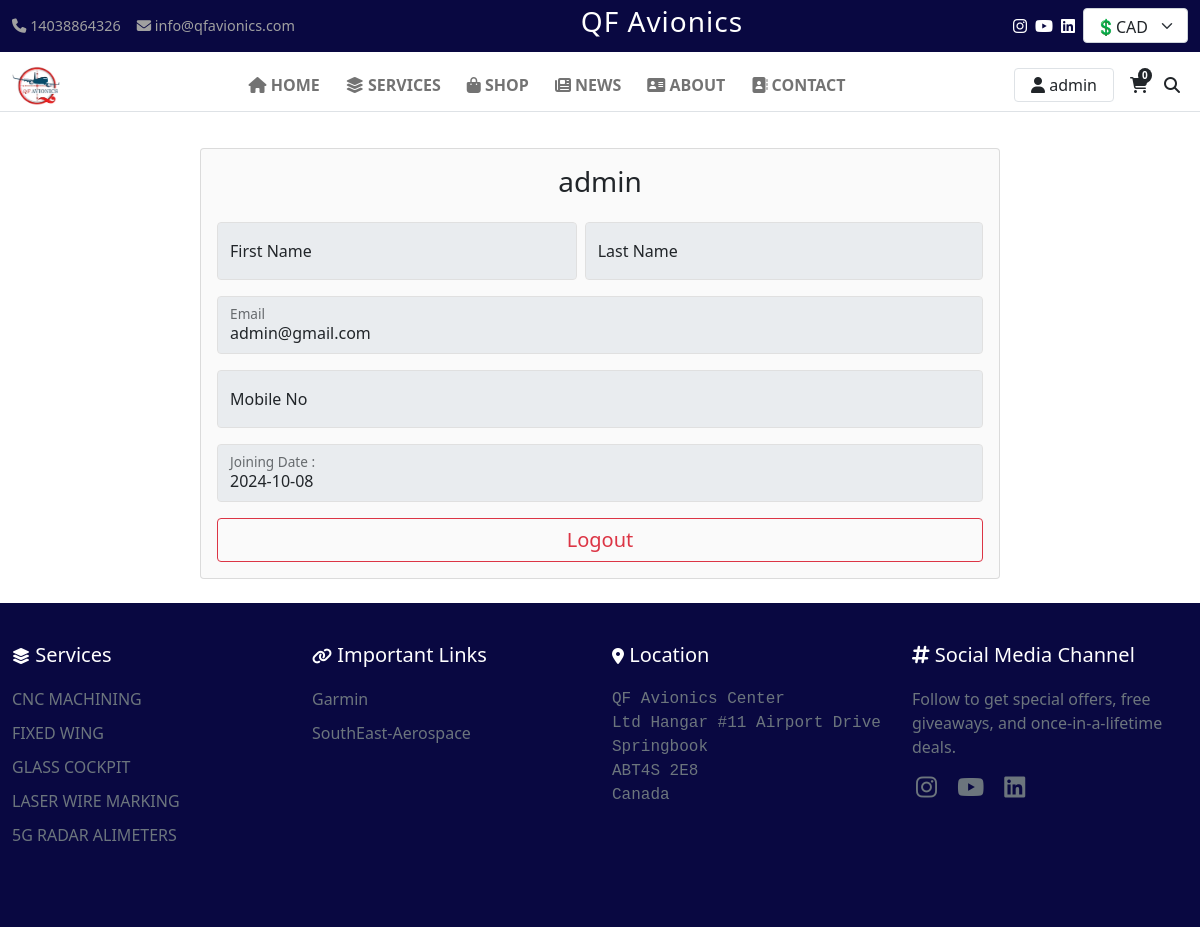
Page /user/profile/ (signed in) on the committed database.
### additional_option/models.py (models this page shows, shortened)
class SiteSettings(models.Model):
    site_name = models.CharField(max_length=100, default="QFAvionics")
    email = models.EmailField(max_length=70, blank=False, null=False,  default='info@qfavionics.com')
    phone_number_1 = models.IntegerField(blank=True, null=True, default='14038864326')
    phone_number_2 = models.IntegerField(blank=True, null=True)
    bussiness_email = models.EmailField(max_length=70, blank=False, default='info@qfavionics.com', null=False, help_text="Email on which receive the email")
    currency_rate = models.DecimalField(null=False, blank=False, default=0.72, decimal_places=2, max_digits=3)
    address = models.TextField(default="QF Avionics Center LtdHangar #11 Airport Drive, Springbook,ABT4S 2E8Canada", blank=True, null=True)
    airport = models.TextField(default="Red Deer Regional Airport, CYQF, YQF", blank=True, null=True)
    email_app_password = models.TextField(max_length=30,  default="zochakahgfehnxdq", blank=True, null=True)
    tax = models.DecimalField(decimal_places=2,  max_digits=5, default=0.15, null=False, blank=False)
    instagram = models.URLField(blank=True, null=True)
    youtube = models.URLField(blank=True, null=True)
    linkedin = models.URLField(blank=True, null=True)
    def get_footer_data(self):
        return {
            "location": self.address,
            "airport": self.airport,
            "instagram": self.instagram,
            "youtube": self.youtube,
            "linkedin": self.linkedin
        }
    def get_header_data(self):
        return {
            "site_name": self.site_name,
            "email": self.email,
            "phone_number": self.phone_number_1,
        }
    class Meta:
        verbose_name = "Site Setting"
        verbose_name_plural = "Site Settings"
    @classmethod
    def load(cls):
        obj, created = cls.objects.get_or_create(pk=1)
        return obj

class Service(models.Model):
    name = models.CharField(max_length=40, default='', blank=False, null=False)
    image = models.ImageField(upload_to='static/service/images/')
    status = models.BooleanField(default=True)
    description = models.TextField(default='')
    service_type = models.CharField(default='', max_length=40, blank=False, null=False)
    specifications = models.JSONField(default=dict)
    technical_information = models.JSONField(default=dict)

class Link(models.Model):
    name = models.CharField(max_length=40, default='', blank=False, null=False)
    url = models.CharField(max_length=100, default='', blank=False, null=False)
    class Meta:
        verbose_name = 'Important Link'
        verbose_name_plural = 'Important Links'

### user/models.py (models this page shows, shortened)
class CustomUser(AbstractUser):
    email = models.EmailField(max_length=100, unique=True, blank=False)
    phone_number = models.CharField(max_length=15, blank=True, null=True)
    address = models.TextField(blank=True, null=True, default='')
    first_name = models.CharField(max_length=50, blank=False)
    last_name = models.CharField(max_length=50, blank=False)

### user/views.py (the view)
# urls.py: path("user/profile/", userprofile, name="profile"),
@login_required(login_url='/login')
def userprofile(request):
    return render(request, "profile.html")

### QFAvionics/header_context.py (called while the page is built)
def header_options(request):
    location = SiteSettings.objects.filter(pk=1)
    if location is not None:
        location = location.first()
    options = {
        "categories": [category.name for category in Category.objects.all()],
        "services" : [service for service in Service.objects.all()],
        "links": Link.objects.all(),
        "no_of_items":  get_total_items(request),
        "footer": location.get_footer_data(),
        "header": location.get_header_data,
    }
    return options

### additional_option/utils.py (called while the page is built)
def get_setting():
    settings = cache.get('site_settings', False)
    if not settings:
        settings = SiteSettings.load()
        cache.set('site_settings', settings, timeout=600)
    return settings

### shopcart/views.py (called while the page is built)
def get_total_items(request):
    cart = Cart(request)
    cartitems = cart.cart
    total = 0
    for key, value in cartitems.items():
        total += value["quantity"]
    return total

### user/templates/profile.html (shortened to what this page needs)
{% extends "master.html" %}
{% block content %}
<main class="form-signin d-flex w-100 mb-4 text-center justify-content-center container">
    <div class="card mx-1 overflow-hidden" style="width: 50rem; background-color: rgb(250, 250, 250);">
            <form id="personalform" onsubmit="showLoading()" enctype="multipart/form-data" class="px-3">
                <div class="rounded-2 pt-3 justify-content-center">
                    <h3>{{user.username}}</h3>
                </div>
                <div class="d-flex">
                    <div class="form-floating mt-3" style="width: 47%; margin-right: 1%;">
                        <input disabled type="text" class="form-control rounded" id="floatingfirstname" placeholder="adam_123" name="birthdate" value="{{user.first_name}}" required>
                        <label for="floatingstuusername">First Name</label>
                    </div>
                    <div class="form-floating mt-3" style="width: 52%;">
                        <input disabled type="text" class="form-control rounded" id="floatinglastname" placeholder="adam_123" name="joiningdate" value="{{user.last_name}}" required>
                        <label for="floatingstuusername">Last Name</label>
                    </div>
                    </div>
                <div class="form-floating">
                    <input disabled type="email" class="form-control rounded mt-3" id="floatingemail" placeholder="adam_123" name="email" value="{{user.email}}" required>
                    <label for="floatingstuusername">Email</label>
                </div>
                <div class="form-floating">
                    <input disabled type="number" class="form-control rounded mt-3" id="floatingmobile" placeholder="adam_123" name="mobile" value="{{user.phone_number}}" required>
                    <label for="floatingstuusername">Mobile No</label>
                </div>
                <div class="form-floating">
                    <input disabled type="text" class="form-control rounded mt-3" id="floatingmobile" placeholder="adam_123" name="mobile" value="{{user.date_joined|date:"Y-m-d"}}"  required>
                    <label for="floatingstuusername">Joining Date : </label>
                </div>
                <a href="{% url 'logout' %}" class="btn btn-outline-danger text-decoration-none fs-5 w-100 my-3">Logout</a>
            </form>
    </div>
    </main>
{% endblock %}

### templates/master.html (shortened to what this page needs)
<!DOCTYPE html>
<html lang="en">
<head>
    {% load static %}
    <link href="https://cdn.jsdelivr.net/npm/bootstrap@5.0.2/dist/css/bootstrap.min.css" rel="stylesheet"
>
    <link rel="stylesheet" href="https://cdnjs.cloudflare.com/ajax/libs/font-awesome/6.4.0/css/all.min.css">
    <link rel="stylesheet" href="{% static 'css/index.css' %}">
</head>
<body>
    <main id="mainbox" class="">
        <div class="top-bar">
            <div class="container-fluid d-flex justify-content-between align-items-center">
                <div class="d-sm-flex" style="cursor: pointer; color: rgb(160, 160, 160);">
                    <div class="me-3 "><i class="fas fa-phone"></i> {{header.phone_number|default:"+1 (403) 886-4306"}}
                    </div>
                    <div class="me-3" id="emailButton"><i class="fas fa-envelope"></i>
                        {{header.email|default:"info@qfavionics.com"}}</div>
                </div>
                <h3 id="companyname" style="letter-spacing: 1px;">QF Avionics</h3>
                <div class="d-sm-flex">
                    <div class="d-flex justify-content-center align-items-center" style="margin-top: -6px;">
                        <a href="{{footer.instagram|default_if_none:" #" }}" class="text-white mt-2 me-2"><i
                                class="fa-brands fa-instagram fs-6"></i></a>
                        <a href="{{footer.youtube|default_if_none:" #" }}" class="text-white mt-2 me-2"><i
                                class="fa-brands fa-youtube fs-6"></i></a>
                        <a href="{{footer.linkedin|default_if_none:" #" }}" class="text-white mt-2 me-2"><i
                                class="fa-brands fa-linkedin fs-6"></i></a>
                    </div>
                    <select class="form-select" id="currency-value" aria-label="Default select example"
                        style="height: 35px; width: 105px;">
                        {% if request.session.currency == "USD" %}
                        <option value="USD" data-bs-toggle="tooltip" data-bs-placement="bottom"
                            title="Click to see product price in USD currency" selected>💲USD</option>
                        <option value="CAD" data-bs-toggle="tooltip" data-bs-placement="bottom"
                            title="Click to see product price in CAD currency">💲CAD</option>
                        {% else %}
                        <option value="CAD" selected>💲CAD</option>
                        {% endif %}
                    </select>
                </div>
            </div>
        </div>
        <nav class="position-absolute navbar navbar-expand-lg navbar-light bg-white w-100 "
            style="z-index: 200;box-sizing: border-box;">
            <div class="container-fluid border-bottom">
                <a class="navbar-brand" href="{% url 'home' %}">
                    <img src="{% static 'images/logo.png' %}" alt="QF Avionics"
                        style="max-width: min(50px,50px); max-height: min(10vh,10vw);">
                </a>
                <div class="collapse navbar-collapse" id="navbarNav">
                    <ul class="navbar-nav mx-auto">
                        <li class="nav-item">
                            <a class="nav-link md:mt-3" id="menu" href="{% url 'home' %}"><i
                                    class="fa-solid fa-house"></i> HOME</a>
                        </li>
                        <li class="nav-item" id="menu">
                            <a class="nav-link text-decoration-none"><i class="fa-solid fa-layer-group"></i>
                                SERVICES</a>
                        </li>
                        <li class="nav-item" id="menu">
                            <a class="nav-link"><i class="fa-solid fa-bag-shopping"></i> SHOP</a>
                        </li>
                        <li class="nav-item" id="menu">
                            <a class="nav-link" href="{% url 'view-news' %}"><i class="fa-solid fa-newspaper"></i>
                                NEWS</a>
                        </li>
                        <li class="nav-item" id="menu">
                            <a class="nav-link" href="{% url 'aboutpage' %}"><i class="fa-solid fa-address-card"></i>
                                ABOUT</a>
                        </li>
                        <li class="nav-item" id="menu">
                            <a class="nav-link" href="{% url 'contactpage' %}"><i class="fa-solid fa-address-book"></i>
                                CONTACT</a>
                        </li>
                    </ul>
                    <div class="icon-container d-flex mx-2 mt-2 mt-md-0 mb-3 mb-md-0">
                        {% if request.user.is_authenticated %}
                        <a href="{% url 'profile' %}"
                            class="text-dark me-3 text-decoration-none border px-3 py-1 rounded"><i
                                class="fas fa-user fs-6"></i> {{ user.username }}
                        </a>
                        {% else %}
                        <a href="{% url 'login' %}" class="text-dark me-3 fs-6"><i class="fas fa-user fs-6"></i> </a>
                        {% endif %}
                        <div>
                            <a href="{% url 'cart_detail' %}" class="text-dark me-3"><span
                                    class="position-absolute bg-dark text-white fw-bold px-1"
                                    style="font-size: 10px; border-radius: 100%; margin-top: -5px; margin-left: 8px;">{{no_of_items}}</span><i
                                    class="fas fa-shopping-cart fs-6"></i></a>
                        </div>
                        <a id="searchopen" class="text-dark"><i class="fas fa-search fs-6"></i></a>
                    </div>
                </div>
            </div>
        </nav>
        {% block content %}
        {% endblock %}
    </main>
    <footer class="footer">
        <div class="container-fluid">
            <div class="row">
                <div class="col-md-3 mb-4">
                    <h5><i class="fa-solid fa-layer-group fs-6"></i> Services</h5>
                    <ul>
                        {% if services %}
                        {% for service in services|slice:":8" %}
                        <a href="{% url 'service' id=service.id %} " class="text-decoration-none text-secondary">
                            <li>{{service.name}}</li>
                        </a>
                        {% endfor %}
                        {% endif %}
                    </ul>
                </div>
                <div class="col-md-3 mb-4">
                    <h5><i class="fa-solid fa-link fs-6"></i> Important Links</h5>
                    <ul class="text-secondary">
                        {% if links %}
                        {% for link in links %}
                        <a href="{{link.url}}" target="_blank" class="text-decoration-none text-secondary">
                            <li>{{link.name}}</li>
                        </a>
                        {% endfor %}
                        {% endif %}
                    </ul>
                </div>
                <div class="col-md-3 mb-4">
                    <h5><i class="fa-solid fa-location-dot fs-6"></i> Location</h5>
                    <div class="text-secondary">
                        <a href="https://www.google.com/maps/dir//3801+Airport+Dr,+Springbrook,+AB+T4S+2E8/@52.1763421,-113.9696467,12z/data=!4m8!4m7!1m0!1m5!1m1!1s0x537450468fc942f9:0xb14e4971aebfab17!2m2!1d-113.8872465!2d52.1763708?entry=ttu&g_ep=EgoyMDI0MTAyMy4wIKXMDSoASAFQAw%3D%3D"
                            class="text-decoration-none text-secondary" target="_blank">
                            <pre class="text-secondary" style="font-size: 1rem;">{{footer.location}}</pre> </a>
                    </div>
                </div>
                <div class="col-md-3">
                    <h5><i class="fa-solid fa-hashtag"></i> Social Media Channel</h5>
                    <p class="text-secondary">Follow to get special offers, free giveaways, and once-in-a-lifetime
                        deals.</p>
                    <a href="{{footer.instagram|default_if_none:" #" }}" class="text-secondary mt-2 me-2"><i
                            class="fa-brands fa-instagram mx-1 fs-4"></i></a>
                    <a href="{{footer.youtube|default_if_none:" #"}}" class="text-secondary mt-2 me-2"><i
                            class="fa-brands fa-youtube mx-1 fs-4"></i></a>
                    <a href="{{footer.linkedin|default_if_none:" #"}}" class="text-secondary mt-2 me-2"><i
                            class="fa-brands fa-linkedin mx-1 fs-4"></i></a>
                </div>
            </div>
        </div>
    </footer>
</body>
</html>

### static/css/index.css (style rules this page uses)
body, html { height: 100%; display: flex; flex-direction: column; }
#mainbox { flex: 1; }
.top-bar { background-color: #090841; color: white; padding: 5px 0; font-size: 0.9em; }
.navbar-nav .nav-link { color: #333; font-weight: 600; }
.carousel-item, img { height: 100% !important; width: 100% !important; }
.form-control { border-radius: 0; }
.form-control { border-radius: 0; border: 1px solid #e0e0e0; padding: 0.75rem 1rem; }
.form-control::placeholder { color: #999999; text-transform: uppercase; font-size: 0.8rem; }
.footer { background-color: #090841; color: white; padding: 40px 0; }
.footer h5 { margin-bottom: 20px; }
.footer ul { list-style-type: none; padding: 0; }
.footer li { margin-bottom: 10px; }

### templates/master.html (style rules this page uses)
#menu { margin-left: 10px; }
.icon-container { display: flex; align-items: center; }
.icon-container a { margin-right: 1rem; }
.icon-container a:last-child { margin-right: 0; }

### user/templates/profile.html (style rules this page uses)
.container { margin-top: 12vh; }

### rows in the picture
SiteSettings: phone_number "14038864326", email "info@qfavionics.com", location "QF Avionics Center Ltd Hangar #11 Airport Drive Springbook ABT4S 2E8 Canada…"
CustomUser: username "admin", email "admin@gmail.com", mobile "2024-10-08"
Service: name "CNC MACHINING"
Service: name "FIXED WING"
Service: name "GLASS COCKPIT"
Service: name "LASER WIRE MARKING"
Service: name "5G RADAR ALIMETERS"
Link: name "Garmin"
Link: name "SouthEast-Aerospace"

### other values in the picture
{{ no_of_items }} "0"
